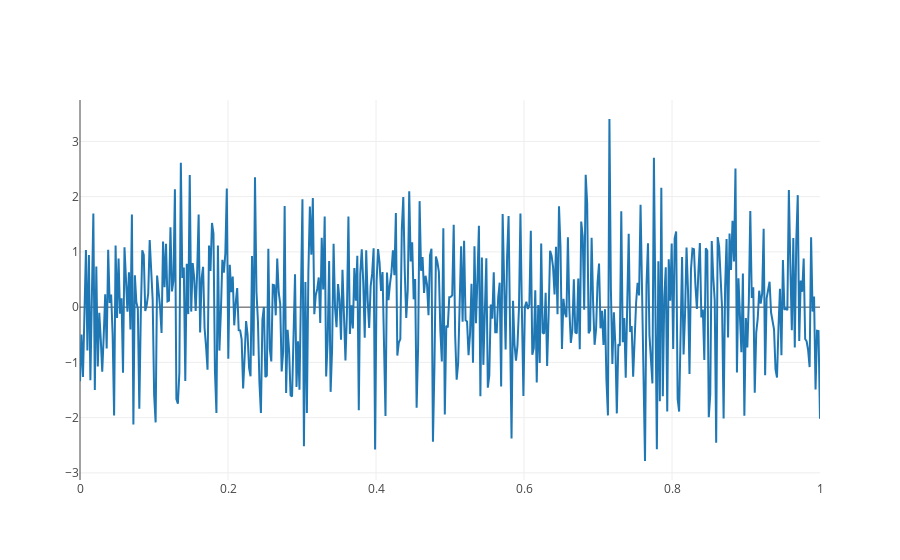

Notebook code cell kept with this figure:
### Code cell
# Straight Line Demo

N = 500
random_x = np.linspace(0, 1, N)
random_y = np.random.randn(N)

# Create a trace
trace = go.Scatter(
    x = random_x,
    y = random_y
)

data = [trace]

iplot(data, filename='basic-line')

### Figure 1 — Plotly figure (JSON) as saved in the notebook; plotly's stock layout.template omitted (floating-point values rounded to 4 significant figures; data arrays with more than 128 entries replaced by an {"elided": "..."} marker saying what was removed)
{"data": [{"type": "scatter", "x": {"elided": "500 float values"}, "y": {"elided": "500 float values"}}], "layout": {}}
